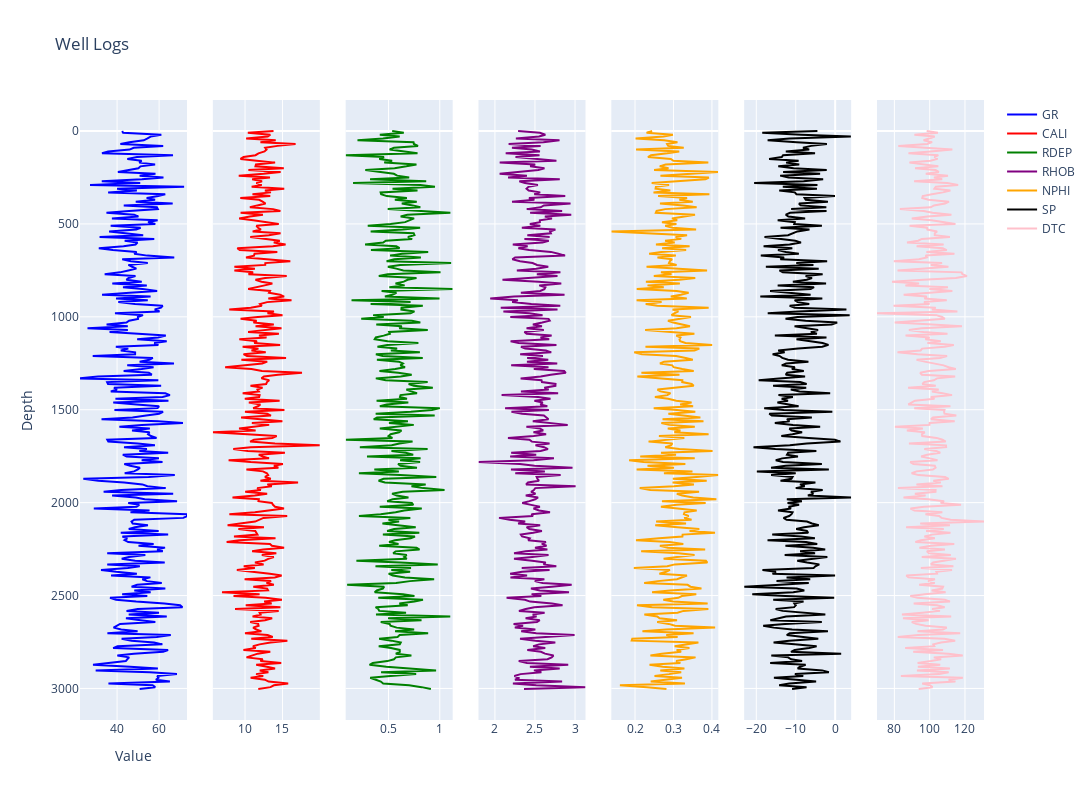

The notebook cell saved with this chart:
### Code cell
import numpy as np
import pandas as pd
import plotly.graph_objs as go
from plotly.subplots import make_subplots

# Load the well log data from the CSV file
well_logs = pd.read_csv('CSV Files/well_1_log.csv')

# Extract the depth and properties data
depth = well_logs['Depth']
cali = well_logs['CALI']
rdep = well_logs['RDEP']
gr = well_logs['GR']
rhob = well_logs['RHOB']
nphi = well_logs['NPHI']
sp = well_logs['SP']
dtc = well_logs['DTC']

# Create the subplots grid with one row and multiple columns
fig = make_subplots(rows=1, cols=7, shared_yaxes=True)

# Add each well log parameter as a separate trace in its own subplot
fig.add_trace(go.Scatter(x=well_logs['GR'], y=well_logs['Depth'],name='GR', line=dict(color='blue')), row=1, col=1)
fig.add_trace(go.Scatter(x=well_logs['CALI'], y=well_logs['Depth'], name='CALI', line=dict(color='red')), row=1, col=2)
fig.add_trace(go.Scatter(x=well_logs['RDEP'], y=well_logs['Depth'], name='RDEP', line=dict(color='green')), row=1, col=3)
fig.add_trace(go.Scatter(x=well_logs['RHOB'], y=well_logs['Depth'], name='RHOB', line=dict(color='purple')), row=1, col=4)
fig.add_trace(go.Scatter(x=well_logs['NPHI'], y=well_logs['Depth'], name='NPHI', line=dict(color='orange')), row=1, col=5)
fig.add_trace(go.Scatter(x=well_logs['SP'], y=well_logs['Depth'], name='SP', line=dict(color='black')), row=1, col=6)
fig.add_trace(go.Scatter(x=well_logs['DTC'], y=well_logs['Depth'], name='DTC', line=dict(color='pink')), row=1, col=7)

# Set the layout of the subplots grid
fig.update_layout(height=800, width=1200, title='Well Logs', xaxis=dict(title='Value'), yaxis=dict(title='Depth', autorange='reversed'))

# Show the figure
fig.show()

### Figure 1 — Plotly figure (JSON) as saved in the notebook; plotly's stock layout.template omitted (floating-point values rounded to 4 significant figures; data arrays with more than 128 entries replaced by an {"elided": "..."} marker saying what was removed)
{"data": [{"line": {"color": "blue"}, "name": "GR", "type": "scatter", "x": {"elided": "301 float values"}, "xaxis": "x", "y": {"elided": "301 float values"}, "yaxis": "y"}, {"line": {"color": "red"}, "name": "CALI", "type": "scatter", "x": {"elided": "301 float values"}, "xaxis": "x2", "y": {"elided": "301 float values"}, "yaxis": "y2"}, {"line": {"color": "green"}, "name": "RDEP", "type": "scatter", "x": {"elided": "301 float values"}, "xaxis": "x3", "y": {"elided": "301 float values"}, "yaxis": "y3"}, {"line": {"color": "purple"}, "name": "RHOB", "type": "scatter", "x": {"elided": "301 float values"}, "xaxis": "x4", "y": {"elided": "301 float values"}, "yaxis": "y4"}, {"line": {"color": "orange"}, "name": "NPHI", "type": "scatter", "x": {"elided": "301 float values"}, "xaxis": "x5", "y": {"elided": "301 float values"}, "yaxis": "y5"}, {"line": {"color": "black"}, "name": "SP", "type": "scatter", "x": {"elided": "301 float values"}, "xaxis": "x6", "y": {"elided": "301 float values"}, "yaxis": "y6"}, {"line": {"color": "pink"}, "name": "DTC", "type": "scatter", "x": {"elided": "301 float values"}, "xaxis": "x7", "y": {"elided": "301 float values"}, "yaxis": "y7"}], "layout": {"height": 800, "title": {"text": "Well Logs"}, "width": 1200, "xaxis": {"anchor": "y", "domain": [0, 0.1184], "title": {"text": "Value"}}, "xaxis2": {"anchor": "y2", "domain": [0.1469, 0.2653]}, "xaxis3": {"anchor": "y3", "domain": [0.2939, 0.4122]}, "xaxis4": {"anchor": "y4", "domain": [0.4408, 0.5592]}, "xaxis5": {"anchor": "y5", "domain": [0.5878, 0.7061]}, "xaxis6": {"anchor": "y6", "domain": [0.7347, 0.8531]}, "xaxis7": {"anchor": "y7", "domain": [0.8816, 1.0]}, "yaxis": {"anchor": "x", "autorange": "reversed", "domain": [0, 1], "title": {"text": "Depth"}}, "yaxis2": {"anchor": "x2", "domain": [0, 1], "matches": "y", "showticklabels": false}, "yaxis3": {"anchor": "x3", "domain": [0, 1], "matches": "y", "showticklabels": false}, "yaxis4": {"anchor": "x4", "domain": [0, 1], "matches": "y", "showticklabels": false}, "yaxis5": {"anchor": "x5", "domain": [0, 1], "matches": "y", "showticklabels": false}, "yaxis6": {"anchor": "x6", "domain": [0, 1], "matches": "y", "showticklabels": false}, "yaxis7": {"anchor": "x7", "domain": [0, 1], "matches": "y", "showticklabels": false}}}
